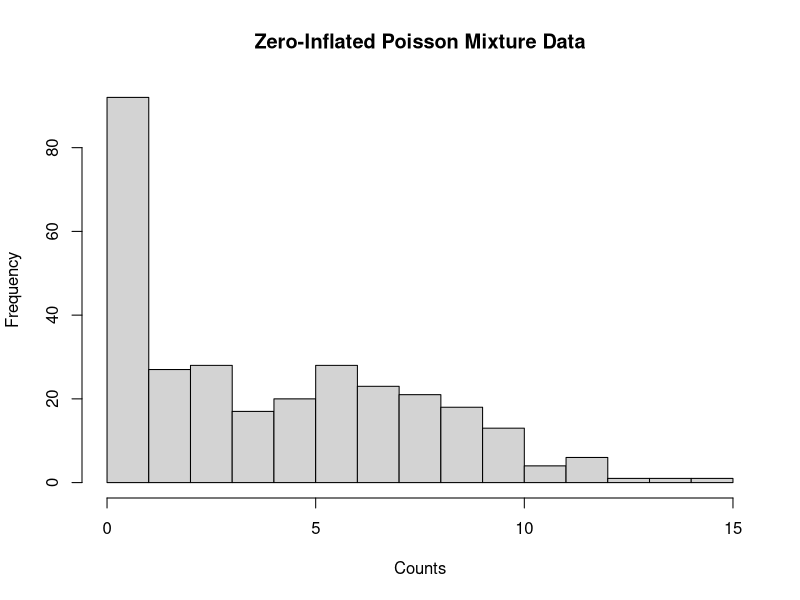

R code for this plot:

# THESIS PROJECT FINAL VERSION
# Ankith Sirnapally(25253247)
# Poisson Mixture EM vs Anscombe + mclust
# Extension to Zero-Inflated Poisson (ZIP)

library(mclust)
library(matrixStats)
library(e1071)

library(clue)
library(microbenchmark)
library(flexmix)

# ZIP DENSITY FUNCTION
dzip <- function(x, lambda, omega = 0, log = FALSE) {
   lp <- x
   lp[] <- -Inf
   id0 <- x == 0
   id1 <- !id0
  
  if(any(id0)) {lp[id0] <- matrixStats::logSumExp(c(log(omega), log1p(-omega) - lambda)) }
  if(any(id1)) { lp[id1] <- log1p(-omega) + dpois(x[id1], lambda, log = TRUE)}
  if(log) { return(lp)} 
   else {return(exp(lp))}
}
# RANDOM GENERATION FROM ZIP
rzip <- function(n, lambda, omega) {is_zero <- rbinom(n, 1, prob = omega)
   x <- numeric(n)
   x[!is_zero] <- rpois(sum(!is_zero), lambda)
  return(x)
}
# SIMULATE ZIP MIXTURE DATA
simulate_zip_mix <- function(n, pi, lambda, omega) {
  
  G <- length(pi)
  p <- nrow(lambda)
  z <- sample(1:G, size = n, replace = TRUE, prob = pi)
  X <- matrix(0, nrow = n, ncol = p)
  for(i in 1:n){g <- z[i]
  for(j in 1:p){
       X[i, j] <- rzip( n = 1, lambda = lambda[j, g], omega = omega[j, g])
    }
  }
  
  return(list(X = X, z = z))
}
# POISSON MIXTURE EM

pois_mix_EM <- function(X, G, maxit = 500, tol = 1e-6){
    n <- nrow(X)
    p <- ncol(X)
   Z <- matrix(runif(n * G), nrow = n, ncol = G)
   Z <- Z / rowSums(Z)
   pi_hat <- colMeans(Z)
  
  lambda_hat <- sweep(crossprod(Z, X), 1, n * pi_hat, FUN = "/")
  
  loglik_old <- -Inf
  
  for(iter in 1:maxit){ log_Z <- matrix(NA, nrow = n, ncol = G)
  for(g in 1:G){
   log_Z[, g] <- log(pi_hat[g]) + rowSums( dpois(X, lambda = matrix( lambda_hat[g, ],nrow = n, ncol = p, byrow = TRUE), log = TRUE )
        )
    }
    
    lse <- rowLogSumExps(log_Z)
    
    z <- exp(log_Z - lse)
    
    ll <- sum(lse)
    
    pi_hat <- colMeans(z)
    
    lambda_hat <- sweep(crossprod(z, X), 1, n * pi_hat, FUN = "/")
    
    if(abs(ll - loglik_old) < tol){
      break
    }
    
    loglik_old <- ll
  }
  
  return(list(pi = pi_hat,lambda = lambda_hat,z = z,classification = max.col(z),loglik = ll,iter = iter))
}
# UPDATED ZIP MIXTURE EM
zip_mix_EM <- function(X, G, omega_init = 0.2, maxit = 300, tol = 1e-6){
  
  n <- nrow(X)
  p <- ncol(X)
  
  Z <- matrix(runif(n * G), nrow = n, ncol = G)
  
  Z <- Z / rowSums(Z)
  
  pi_hat <- colMeans(Z)
  
  lambda_hat <- sweep(crossprod(Z, X), 1, n * pi_hat, FUN = "/")
  
  omega_hat <- matrix(omega_init, nrow = G, ncol = p)
  
  loglik_old <- -Inf
  
  for(iter in 1:maxit){ log_Z <- matrix(NA, nrow = n, ncol = G)
   for(g in 1:G){ temp <- matrix(0, nrow = n, ncol = p)
   for(j in 1:p){  temp[, j] <- dzip(   X[, j],lambda = lambda_hat[g, j], omega = omega_hat[g, j],log = TRUE )
      }
       log_Z[, g] <- log(pi_hat[g]) + rowSums(temp)
    }
    
    lse <- rowLogSumExps(log_Z)
    
    z <- exp(log_Z - lse)
    
    ll <- sum(lse)
  # EXTRA E-STEP FOR U-HAT
    
    u_hat <- array(0, dim = c(n, p, G))
    
    for(g in 1:G){
      
      for(j in 1:p){
        
        zero_id <- X[,j] == 0
        
        u_hat[zero_id, j, g] <-
          omega_hat[g,j] /
          (
            omega_hat[g,j] +
              (1 - omega_hat[g,j]) * exp(-lambda_hat[g,j])
          )
      }
    }
    
    # M-STEP
    
    pi_hat <- colMeans(z)
    
    for(g in 1:G){
      
      for(j in 1:p){
        
        numerator <- sum(z[,g] *  (1 - u_hat[,j,g]) * X[,j] )
       denominator <- sum(z[,g] * (1 - u_hat[,j,g]) )
         lambda_hat[g,j] <- numerator / denominator
        
      }
    }
    
    for(g in 1:G){
      for(j in 1:p){
         omega_hat[g,j] <- sum(z[,g] * u_hat[,j,g]) / sum(z[,g])
      }
    }
    
    if(abs(ll - loglik_old) < tol){
      break
    }
    
    loglik_old <- ll
  }
  
  return(list( pi = pi_hat,lambda = lambda_hat, omega = omega_hat, z = z, classification = max.col(z),loglik = ll,iter = iter))
}
# TRUE PARAMETERS
set.seed(123)
n <- 300
G <- 2
p <- 5
pi_true <- c(0.4, 0.6)
lambda_true <- matrix(c(2,7,3,8,4,9,2,6,5,10),nrow = p,ncol = G,byrow = TRUE)
omega_true <- matrix(
  c(0.4,0.1, 0.3,0.2, 0.2,0.1, 0.3,0.2,0.4,0.1 ), nrow = p, ncol = G, byrow = TRUE)

# GENERATE DATA
sim <- simulate_zip_mix(n = n,pi = pi_true,lambda = lambda_true,omega = omega_true)
X <- sim$X
true_z <- sim$z

# VISUALIZE DATA
hist(X[,1], breaks = 20,main = "Zero-Inflated Poisson Mixture Data",xlab = "Counts")

# ZERO INFLATION INDEX
ZI <- apply(X, 2, function(x){lambda_hat <- mean(x); mean(x == 0) / exp(-lambda_hat)})
print(ZI)
# ANSCOMBE + MCLUST
start_ans <- Sys.time()
Y <- 2 * sqrt(X + 3/8)
fit_ans <- Mclust( Y, G = G, verbose = FALSE)
end_ans <- Sys.time()
time_ans <- end_ans - start_ans
ARI_ans <- adjustedRandIndex( true_z, fit_ans$classification)

# POISSON EM

start_pois <- Sys.time()
fit_pois <- pois_mix_EM(X, G = G)
end_pois <- Sys.time()
time_pois <- end_pois - start_pois
ARI_pois <- adjustedRandIndex(true_z,fit_pois$classification)

# UPDATED ZIP EM

start_zip <- Sys.time()
fit_zip <- zip_mix_EM(X, G = G)
cat("\nTrue Lambda:\n")
print(lambda_true)

cat("\nEstimated Lambda:\n")
print(round(fit_zip$lambda, 3))

cat("\nTrue Omega:\n")
print(omega_true)

cat("\nEstimated Omega:\n")
print(round(fit_zip$omega, 3))
end_zip <- Sys.time()

time_zip <- end_zip - start_zip

ARI_zip <- adjustedRandIndex(true_z,fit_zip$classification)

# FLEXMIX

df <- data.frame(X1 = X[,1])
fit_flex <- flexmix(X1 ~ 1,data = df,k = G,model = FLXMRglm(family = "poisson"))
ARI_flex <- adjustedRandIndex(true_z,clusters(fit_flex))

# RESULTS TABLE

results <- data.frame( Method = c( "Anscombe + mclust", "Poisson EM", "ZIP EM", "flexmix"),
 ARI = c(ARI_ans,ARI_pois,ARI_zip,ARI_flex),
  Time = c( as.numeric(time_ans), as.numeric(time_pois), as.numeric(time_zip), NA
  )
)

print(results)

# SIMPLE SIMULATION STUDY

settings <- expand.grid(n = c(100, 300),G = c(2, 3),p = c(5, 10))
simulation_results <- data.frame()
for(i in 1:nrow(settings)){
  n_sim <- settings$n[i]
  G_sim <- settings$G[i]
  p_sim <- settings$p[i]
  pi_true <- rep(1/G_sim, G_sim)
  lambda_true <- matrix(sample(2:10, p_sim * G_sim, replace = TRUE),nrow = p_sim, ncol = G_sim)
  omega_true <- matrix(
    runif(p_sim * G_sim, 0.1, 0.4),nrow = p_sim,ncol = G_sim)
  sim <- simulate_zip_mix(n = n_sim,pi = pi_true,lambda = lambda_true,omega = omega_true)
  X_sim <- sim$X
  z_true <- sim$z
  Y_sim <- 2 * sqrt(X_sim + 3/8)
  fit_ans <- Mclust(Y_sim, G = G_sim, verbose = FALSE)
  ARI_ans <- adjustedRandIndex(z_true,fit_ans$classification)
  fit_zip <- zip_mix_EM(X_sim,G = G_sim)
  ARI_zip <- adjustedRandIndex(z_true, fit_zip$classification)
  simulation_results <- rbind( simulation_results,
    data.frame( n = n_sim, G = G_sim, p = p_sim, ARI_Anscombe = ARI_ans, ARI_ZIP = ARI_zip
    )
  )
}

print(simulation_results)

# MICROBENCHMARK TIMING

mb <- microbenchmark(Anscombe_Mclust = Mclust( Y, G = G, verbose = FALSE),
  Poisson_EM = pois_mix_EM( X, G = G), ZIP_EM = zip_mix_EM( X, G = G ), times = 10)
print(mb)

# SUMMARY OUTPUT

cat("RESULTS SUMMARY\n")

cat("\nAdjusted Rand Index:\n")
print(results)

cat("\nZero Inflation Index:\n")
print(ZI)

cat("\nPoisson EM iterations:\n")
print(fit_pois$iter)

cat("\nZIP EM iterations:\n")
print(fit_zip$iter)

cat("\nEstimated ZIP omega values:\n")
print(round(fit_zip$omega, 3))

cat("\nSimulation Study Results:\n")
print(simulation_results)
